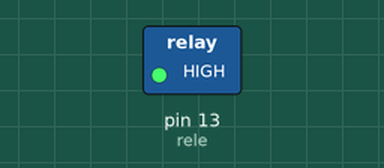
Recording of a sketch running on a simulated Arduino Uno, built with avr-gcc and run on an emulated ATmega328P. Parts: switched loads named in the sketch (green lamp = pin HIGH). What the sketch prints to the serial monitor is not drawn.

Above: at 0.1 s.
At 10.1 s:
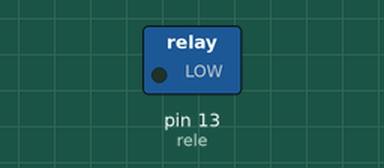
Timing chart, 0 to 11.6 s (numbered marks = the images above):
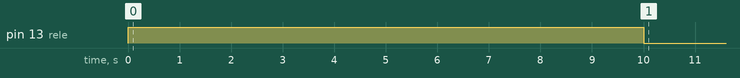

The sketch:

HD_BACKUP_SEGURO1.0.ino
```cpp
unsigned long tempo0 = 0;
unsigned long tempo0002 = 1L * 1L * 2L * 1000L; // 2 segundos
unsigned long tempo0005 = 1L * 1L * 5L * 1000L; // 5 segundos
unsigned long tempo00010 = 1L * 1L * 10L * 1000L; // 10 segundos
unsigned long tempo00015 = 1L * 1L * 15L * 1000L; // 15 segundos
unsigned long tempo002 = 1L * 2L * 60L * 1000L; // 2 minutos
unsigned long tempo005 = 1L * 5L * 60L * 1000L; // 5 minutos
unsigned long tempo010 = 1L * 10L * 60L * 1000L; // 10 minutos
unsigned long tempo015 = 1L * 15L * 60L * 1000L; // 15 minutos
unsigned long tempo030 = 1L * 30L * 60L * 1000L; // 30 minutos
unsigned long tempo1 = 1L * 60L * 60L * 1000L; // 1 horas
unsigned long tempo2 = 2L * 60L * 60L * 1000L; // 2 horas
unsigned long tempo3 = 3L * 60L * 60L * 1000L; // 3 horas
unsigned long tempo4 = 4L * 60L * 60L * 1000L; // 4 horas
unsigned long tempo5 = 5L * 60L * 60L * 1000L; // 5 horas
unsigned long tempo6 = 6L * 60L * 60L * 1000L; // 6 horas
unsigned long tempo7 = 7L * 60L * 60L * 1000L; // 7 horas
unsigned long tempo8 = 8L * 60L * 60L * 1000L; // 8 horas
unsigned long tempo9 = 9L * 60L * 60L * 1000L; // 9 horas
unsigned long tempo10 = 10L * 60L * 60L * 1000L; // 10 horas
unsigned long tempo11 = 11L * 60L * 60L * 1000L; // 11 horas
unsigned long tempo12 = 12L * 60L * 60L * 1000L; // 12 horas
unsigned long tempo42 = 42L * 60L * 60L * 1000L; // 42 horas

//Porta ligada ao pino IN1 do modulo
int rele = 13;
int leitura = 0;

void setup()
{
  //Define pinos para o rele como saida
  Serial.begin(9600);//Maior taxa de transferencia de dados
  pinMode(rele, OUTPUT);

}

void loop(){

  int  time = 0;
   //Inicio do sistema, começa com o backup deconectado pelo sistema pelo tempo programado
  digitalWrite(rele, HIGH);  //Desliga Backup
  Serial.println("rele Desligado");
  delay(tempo00010);//Tempo Backup desconectado fisicamente

  while(time <= tempo030){//tempo de abertura
   char leitura = Serial.read();
   digitalWrite(rele, LOW); //Liga Backup
   Serial.println("Lendo Sensor");


   //Analise de sensores Ransonwere abertura
    if(leitura == '1'){
          digitalWrite(rele, HIGH);  //Liga rele 1
          //Serial.println("rele fora do loop desligado");
          delay(tempo12);
           break;
          }
   time++;// contador
}
digitalWrite(rele, HIGH);  //Liga rele 1
delay(tempo42);


  /*
  digitalWrite(rele, LOW); //Liga Backup
  delay(tempo0005);//Tempo para Analise de sensores, espera sinal ou pula
  Serial.println("rele Ligado");
          if(leitura == '1'){
          digitalWrite(rele, HIGH);  //Liga rele 1
          Serial.println("rele fora do loop desligado");
          delay(tempo005);
          }
  delay(tempo00015);//Tempo de Abertura para fazer Backup
  */
}
```

Measured:
- by itself, pin 13 (rele): LOW → HIGH at 0.00 s, → LOW 10.0 s later
